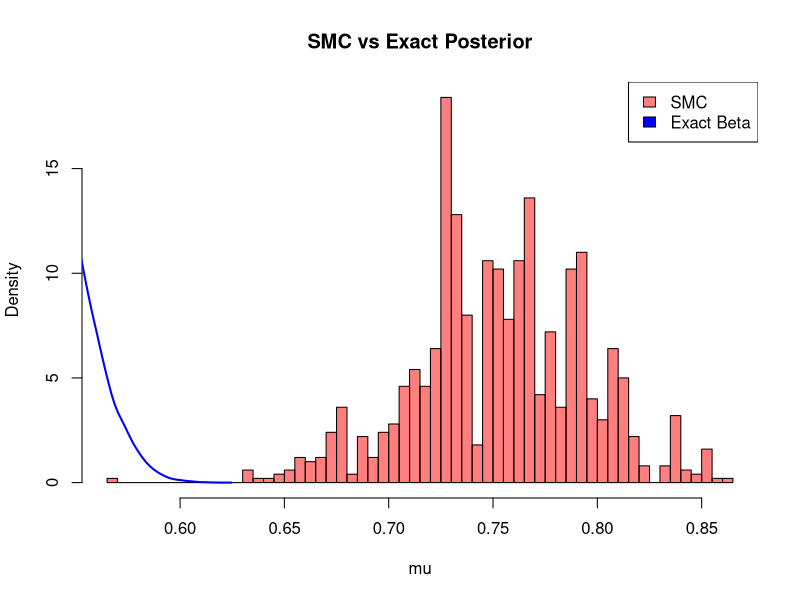

This figure's R source:
remove(list = ls())


smc_sampler <- function(params, epsilons, M){
  
  K <- length(params)
  mu_all <- list()
  
  V <- sapply(params, function(p) rbinom(100, 1, p))
  V <- t(V)
  

  k = 1
  mu  <- rbeta(M, 1, 1)
  mu_all[[length(mu_all) + 1]] <- mu
  U <- rep(0, M)
  mu_mat <- mu
  U_mat <- U
  
  while(k < K){
    k <- k+1
    U <- rbinom(M, 1, epsilons[k])
    
    mu2 <- rbeta(length(which(U == 0)), 1, 1)
    mu[which(U == 0)] <- mu2
    data <- V[k,]
    w <- sapply(mu, function(m) prod(dbinom(data, 1, m)))
    s <- sum(w)
    w <- w/s
    ESS <- 1/sum(w^2)
    mu_mat <- rbind(mu_mat, mu)
    U_mat <- rbind(U_mat, U)
    if(ESS < M/2){
      samp <- sample(1:M, M, replace = TRUE, prob = w)
      mu_mat <- mu_mat[,samp]
      U_mat <- U_mat[, samp]
      mu <- mu[samp]
      U <- U[samp]
      
    }
    mu_all[[length(mu_all) + 1]] <- mu
  }
  #return(mu_all)
  return(list(mu_all = mu_all, V = V))
}


res <- function(params, epsilons, credible_interval, reps, true_response, M){
  count <- 0
  bias <- vector()
  mse <- vector()
  for(rep in 1:reps){
    mu_all <- smc_sampler(params, epsilons, M)[[1]]
    posterior_smc <- mu_all[[length(mu_all)]]
    if(quantile(posterior_smc, (1 - credible_interval)/2) < true_response & quantile(posterior_smc, 1 - (1 - credible_interval)/2) > true_response){
      count <- count + 1
    }
    bias <- c(bias, mean(posterior_smc) - true_response)
    mse1 <- (mean(posterior_smc) - true_response)^2
    mse <- c(mse, mse1)
  }
  coverage_rate <- count/reps
  return(list(bias, coverage_rate, mse))
}


M <- 1e3  #number of particles
params <- c(0.3, 0.4, 0.5, 0.6, 0.7)
true_response <- params[length(params)]

epsilon <- 0
epsilons <- rep(epsilon, length((params)))

credible_interval <- 0.95
reps <- 5e2

result <- res(params, epsilons, credible_interval, reps, true_response, M)
bias <- mean(result[[1]]) #-0.196 (epsilon = 1) #-0.037 (epsilon = 0)
cr <- result[[2]] #0.52 (epsilon = 1) #0.936 (epsilon = 0)
mse <- mean(result[[3]]) #0.048 (epsilon = 1) #0.017 (epsilon = 0)



bias
cr
mse


#simulations


# --- Simulation setup ---
M <- 1e3
params <- c(0.3, 0.4, 0.5, 0.6, 0.7)
true_response <- params[length(params)]
credible_interval <- 0.95
reps <- 3e2  # you can increase later

# --- Range of epsilon values to test ---
eps_grid <- seq(0, 1, by = 0.25)

# --- Run simulation for each epsilon value ---
library(dplyr)

results <- lapply(eps_grid, function(eps) {
  epsilons <- rep(eps, length(params))
  res_out <- res(params, epsilons, credible_interval, reps, true_response, M)
  data.frame(
    epsilon = eps,
    bias = mean(res_out[[1]]),
    coverage = res_out[[2]],
    mse = mean(res_out[[3]])
  )
})

results_df <- bind_rows(results)
print(results_df)





#sanity check



smc_sample <- smc_sampler(params, epsilons, M)
mu_all <- smc_sample[[1]]
V <- smc_sample[[2]]


V_vec <- as.vector(V)
n_total <- length(V_vec)
y_total <- sum(V_vec)

# Exact Beta posterior
alpha_post <- 1 + y_total
beta_post  <- 1 + n_total - y_total
posterior_exact <- rbeta(1e5, alpha_post, beta_post)

# Compare SMC posterior (last mu in mu_all)
posterior_smc <- mu_all[[length(mu_all)]]

# Check means
cat("Exact posterior mean: ", mean(posterior_exact), "\n")
cat("SMC posterior mean:   ", mean(posterior_smc), "\n")

# Compare densities visually
hist(posterior_smc, breaks=50, probability=TRUE, col=rgb(1,0,0,0.5),
     main="SMC vs Exact Posterior", xlab="mu")
lines(density(posterior_exact), col="blue", lwd=2)
legend("topright", legend=c("SMC","Exact Beta"), fill=c(rgb(1,0,0,0.5),"blue"))









